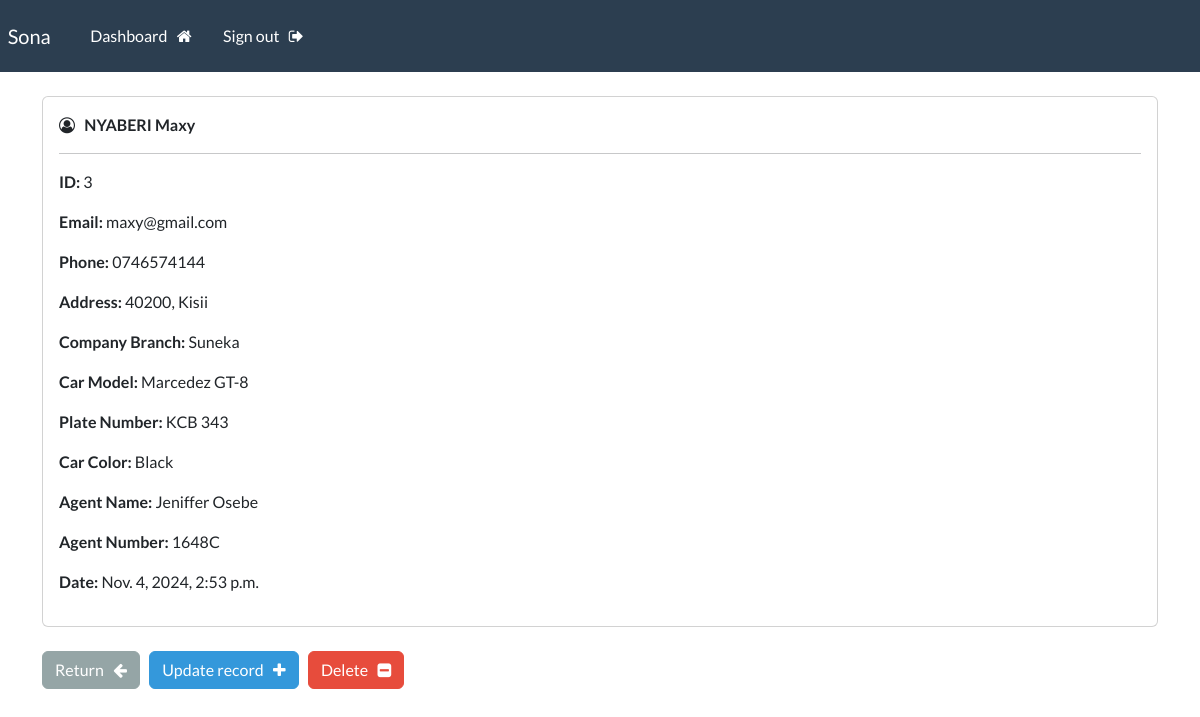
Page /view-record/3 (signed in) on the committed database.
### crudapp/models.py (models this page shows, shortened)
class Record(models.Model):
    creation_date = models.DateTimeField(auto_now_add=True)
    first_name = models.CharField(max_length=100)
    last_name = models.CharField(max_length=100)
    email = models.CharField(max_length=255)
    phone = models.CharField(max_length=20)
    address = models.CharField(max_length=300)
    company_branch = models.CharField(max_length=255, default='')
    car_model = models.CharField(max_length=200, default='')
    plate_number = models.CharField(max_length=200, default='')
    car_color = models.CharField(max_length=200, default='')
    agent_name = models.CharField(max_length=200, default='')
    agent_number = models.CharField(max_length=200, default='')

### crudapp/views.py (the view)
# urls.py: path('view-record/<int:pk>', views.single_record, name="view-record"),
@login_required(login_url='my-login')
def single_record(request, pk):
    all_records = Record.objects.get(id=pk)
    context = {'record':all_records}
    return render(request, 'view-record.html', context=context)

### templates/view-record.html (shortened to what this page needs)
{% extends 'base.html' %}
{% block content %}
    <div class="card">
        <div class="card-body">
            <i class='fa fa-user-circle-o' aria-hidden="true"></i> &nbsp;
            <strong>
                {{record.last_name|upper}}
                {{record.first_name}}
            </strong>
            <hr>
            <p> <strong>ID: </strong>{{record.id}}</p>
            <p> <strong>Email: </strong>{{record.email}}</p>
            <p> <strong>Phone: </strong>{{record.phone}}</p>
            <p> <strong>Address: </strong>{{record.address}}</p>
            <p> <strong> Company Branch: </strong>{{record.company_branch}}</p>
            <p> <strong>Car Model: </strong>{{record.car_model}}</p>
            <p> <strong>Plate Number: </strong>{{record.plate_number}}</p>
            <p> <strong>Car Color: </strong>{{record.car_color}}</p>
            <p> <strong>Agent Name: </strong>{{record.agent_name}}</p>
            <p> <strong>Agent Number: </strong>{{record.agent_number}}</p>
            <p> <strong>Date: </strong>{{record.creation_date}}</p>
        </div>
    </div>
    <br>
    <a href="{% url 'dashboard' %}" class="btn btn-secondary">Return &nbsp; <i class='fa fa-arrow-left' aria-hidden="true"></i></a>
    <a href="{% url 'update-record' record.id %}" class="btn btn-info">Update record  &nbsp; <i class='fa fa-plus' aria-hidden="true"></i></a>
    <a href="{% url 'delete-record' record.id %}" class="btn btn-danger">Delete  &nbsp; <i class='fa fa-minus-square' aria-hidden="true"></i></a>
{% endblock %}

### rows in the picture
Record: last_name "NYABERI", first_name "Maxy", id "3", email "maxy@gmail.com", phone "0746574144", address "40200, Kisii", company_branch "Suneka", car_model "Marcedez GT-8", plate_number "KCB 343", car_color "Black", agent_name "Jeniffer Osebe", agent_number "1648C", creation_date "Nov. 4, 2024, 2:53 p.m."
